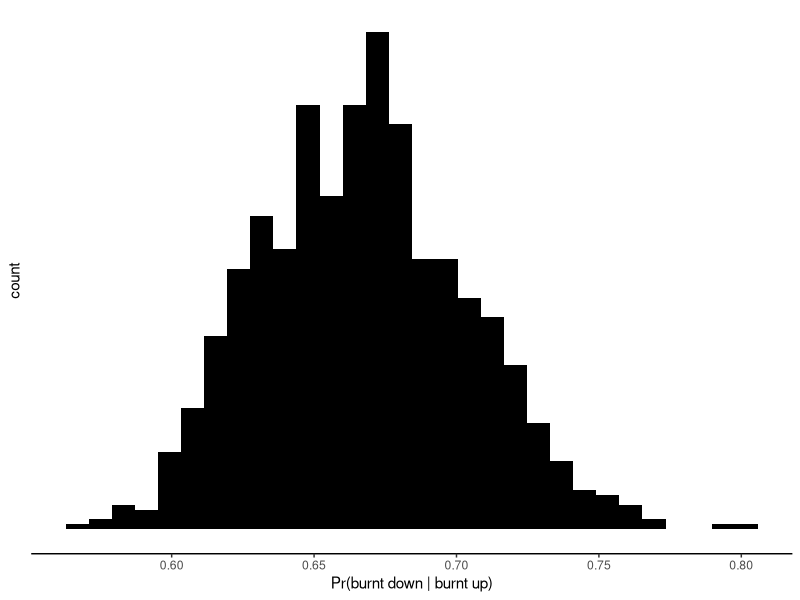

Source code (R):
## ---- chunk 1
library(tidyverse)
## ---- chunk 2
sim_serve <- function() {
  pancake <- sample(list(
    c(1,1),
    c(1,0),
    c(0,0)), 1)[[1]]
  
  pancake
}

sim_side <- function() {
  pancake <- sim_serve()
  side <- sample(pancake, 1)[[1]]
  side
}

gen_simulation <- function(n_samps) {
  pancakes <- tibble(
  samples = rerun(n_samps, sim_serve()),
  is_bu = map_dbl(samples, ~ sum(.x) == 1),
  is_b = map_dbl(samples, ~ sample(.x, 1)[[1]]))

  (sum(pancakes$is_bu) / nrow(pancakes)) / (sum(pancakes$is_b) / nrow(pancakes))
}


samples <- tibble(
  "Pr(burnt down | burnt up)" = rerun(1e3, gen_simulation(1e3)) %>% 
    flatten_dbl())

ggplot(samples, aes(`Pr(burnt down | burnt up)`)) +
  geom_histogram(fill = "black", colour = "transparent") +
  theme(panel.grid = element_blank(),
        panel.background = element_blank(),
        axis.text.y = element_blank(),
        axis.ticks.y = element_blank(),
        axis.line.x = element_line())

